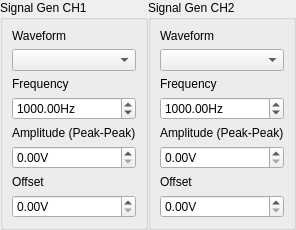
      <widget class="QWidget" name="page_2">
       <layout class="QHBoxLayout" name="horizontalLayout_2">
        <property name="spacing">
         <number>0</number>
        </property>
        <property name="leftMargin">
         <number>0</number>
        </property>
        <property name="topMargin">
         <number>0</number>
        </property>
        <property name="rightMargin">
         <number>0</number>
        </property>
        <property name="bottomMargin">
         <number>0</number>
        </property>
        <item>
         <widget class="QGroupBox" name="signalGenGroup_CH1">
          <property name="enabled">
           <bool>true</bool>
          </property>
          <property name="title">
           <string>Signal Gen CH1</string>
          </property>
          <property name="checkable">
           <bool>false</bool>
          </property>
          <property name="checked">
           <bool>false</bool>
          </property>
          <layout class="QVBoxLayout" name="verticalLayout_19">
           <item>
            <widget class="QLabel" name="waveformLabel_CH1">
             <property name="text">
              <string>Waveform</string>
             </property>
            </widget>
           </item>
           <item>
            <widget class="espoComboBox" name="waveformSelect_CH1"/>
           </item>
           <item>
            <widget class="QLabel" name="frequencyLabel_CH1">
             <property name="text">
              <string>Frequency</string>
             </property>
            </widget>
           </item>
           <item>
            <widget class="espoSpinBox" name="frequencyValue_CH1">
             <property name="suffix">
              <string notr="true">Hz</string>
             </property>
             <property name="decimals">
              <number>2</number>
             </property>
             <property name="minimum">
              <double>0.000000000000000</double>
             </property>
             <property name="maximum">
              <double>1000000.000000000000000</double>
             </property>
             <property name="singleStep">
              <double>100.000000000000000</double>
             </property>
             <property name="value">
              <double>1000.000000000000000</double>
             </property>
            </widget>
           </item>
           <item>
            <widget class="QLabel" name="amplitudeLabel_CH1">
             <property name="text">
              <string>Amplitude (Peak-Peak)</string>
             </property>
            </widget>
           </item>
           <item>
            <widget class="espoSpinBox" name="amplitudeValue_CH1">
             <property name="suffix">
              <string>V</string>
             </property>
             <property name="maximum">
              <double>9.600000000000000</double>
             </property>
             <property name="singleStep">
              <double>0.100000000000000</double>
             </property>
            </widget>
           </item>
           <item>
            <widget class="QLabel" name="dcOffsetLabel_CH1">
             <property name="text">
              <string>Offset</string>
             </property>
            </widget>
           </item>
           <item>
            <widget class="espoSpinBox" name="dcOffsetValue_CH1">
             <property name="suffix">
              <string>V</string>
             </property>
             <property name="maximum">
              <double>9.600000000000000</double>
             </property>
             <property name="singleStep">
              <double>0.100000000000000</double>
             </property>
            </widget>
           </item>
          </layout>
         </widget>
        </item>
        <item>
         <widget class="QGroupBox" name="signalGenGroup_CH2">
          <property name="enabled">
           <bool>true</bool>
          </property>
          <property name="title">
           <string>Signal Gen CH2</string>
          </property>
          <property name="checkable">
           <bool>false</bool>
          </property>
          <property name="checked">
           <bool>false</bool>
          </property>
          <layout class="QVBoxLayout" name="verticalLayout_21">
           <item>
            <widget class="QLabel" name="waveformLabel_CH2">
             <property name="enabled">
              <bool>true</bool>
             </property>
             <property name="text">
              <string>Waveform</string>
             </property>
            </widget>
           </item>
           <item>
            <widget class="espoComboBox" name="waveformSelect_CH2">
             <property name="enabled">
              <bool>true</bool>
             </property>
            </widget>
           </item>
           <item>
            <widget class="QLabel" name="frequencyLabel_CH2">
             <property name="enabled">
              <bool>true</bool>
             </property>
             <property name="text">
              <string>Frequency</string>
             </property>
            </widget>
           </item>
           <item>
            <widget class="espoSpinBox" name="frequencyValue_CH2">
             <property name="enabled">
              <bool>true</bool>
             </property>
             <property name="suffix">
              <string notr="true">Hz</string>
             </property>
             <property name="decimals">
              <number>2</number>
             </property>
             <property name="maximum">
              <double>1000000.000000000000000</double>
             </property>
             <property name="singleStep">
              <double>100.000000000000000</double>
             </property>
             <property name="value">
              <double>1000.000000000000000</double>
             </property>
            </widget>
           </item>
           <item>
            <widget class="QLabel" name="amplitudeLabel_CH2">
             <property name="enabled">
              <bool>true</bool>
             </property>
             <property name="text">
              <string>Amplitude (Peak-Peak)</string>
             </property>
            </widget>
           </item>
           <item>
            <widget class="espoSpinBox" name="amplitudeValue_CH2">
             <property name="enabled">
              <bool>true</bool>
             </property>
             <property name="suffix">
              <string>V</string>
             </property>
             <property name="maximum">
              <double>10.000000000000000</double>
             </property>
             <property name="singleStep">
              <double>0.100000000000000</double>
             </property>
            </widget>
           </item>
           <item>
            <widget class="QLabel" name="dcOffsetLabel_CH2">
             <property name="enabled">
              <bool>true</bool>
             </property>
             <property name="text">
              <string>Offset</string>
             </property>
            </widget>
           </item>
           <item>
            <widget class="espoSpinBox" name="dcOffsetValue_CH2">
             <property name="enabled">
              <bool>true</bool>
             </property>
             <property name="suffix">
              <string>V</string>
             </property>
             <property name="maximum">
              <double>10.000000000000000</double>
             </property>
             <property name="singleStep">
              <double>0.100000000000000</double>
             </property>
            </widget>
           </item>
          </layout>
         </widget>
        </item>
       </layout>
      </widget>
